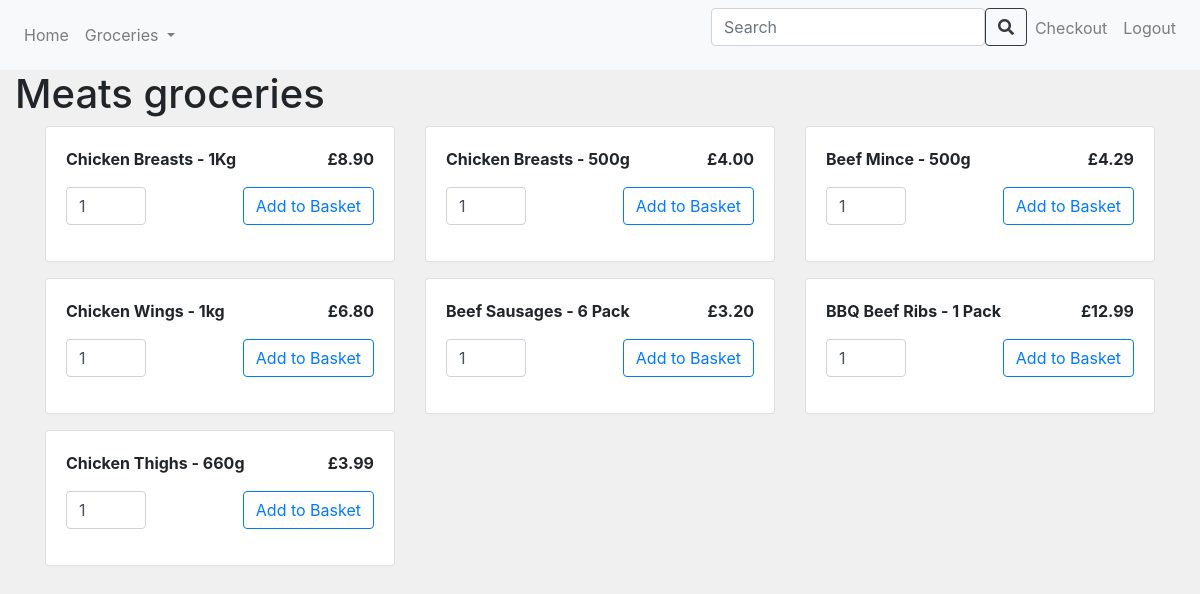
Screenshot of /category/1Meats with the database file from the repository.
### app/models.py (models this page shows, shortened)
class Items(db.Model):
      id = db.Column(db.Integer, primary_key=True)
      name = db.Column(db.String(500), unique=True)
      price = db.Column(db.Double)
      stock = db.Column(db.Integer)
      category = db.Column(db.String(500))

### app/views.py (the view)
@app.route('/category/<int:user_id><string:cat>', methods=['GET', 'POST'])
def category(user_id, cat):
    user = Users.query.get(user_id)
    if cat == 'All':
        items = Items.query.all()
    else:
        items = Items.query.filter_by(category=cat).all()
    for item in items:
        if item.stock <= 0:
            items.remove(item)
    return render_template('category.html', title='category', user=user, cat=cat, items=items)

### app/templates/category.html (shortened to what this page needs)
{% extends "base.html" %}
{% block content %}
<h1>{{ cat }} groceries</h1>
<div class="container">
    <div class="row">
        {% for i in items %}
            <div class="col-md-4 mb-3">
                <div class="card">
                    <div class="card-body">
                        <div class="d-flex justify-content-between">
                            <div style="font-size: 1rem; font-weight: bold;">{{ i.name }}</div>
                            <div style="font-size: 1rem; font-weight: bold;">£{{ "%.2f" | format(i.price) }}</div>
                        </div>
                        <form action="/add_to_basket" method="post" class="mt-3">
                            <div class="d-flex justify-content-between align-items-center">
                                <input type="number" name="quantity" class="form-control quantity-input" id="quantity-{{ i.id }}" value="1" min="1" style="width: 80px;">
                                <input type="submit" name="submit_button" class="btn btn-outline-primary" value="Add to Basket">
                            </div>
                        </form>
                    </div>
                </div>
            </div>
        {% endfor %}
    </div>
</div>
{% endblock %}

### app/templates/base.html (shortened to what this page needs)
<html>
  <head>
    <link rel="stylesheet" href="https://stackpath.bootstrapcdn.com/bootstrap/4.2.1/css/bootstrap.min.css">
    <link href="https://cdnjs.cloudflare.com/ajax/libs/font-awesome/5.15.4/css/all.min.css" rel="stylesheet">
  </head>
  <body>
   <nav class="navbar navbar-expand-sm navbar-light bg-light">
      <div class="collapse navbar-collapse" id="navbarSupportedContent">
        <ul class="navbar-nav mr-auto">
          <li class="nav-item"><a class="nav-link" href="{{url_for('home', user_id=user.id)}}">Home <span class="sr-only">(current)</span></a></li>
          <li class="nav-item dropdown">
            <a class="nav-link dropdown-toggle" href="#" id="groceriesDropdown" role="button" data-toggle="dropdown" aria-haspopup="true" aria-expanded="false">
              Groceries
            </a>
          </li>
        </ul>
        <ul class="navbar-nav ml-auto">
          <form class="d-flex" action="{{ url_for('search') }}" method="GET">
            <input class="form-control me-2" type="search" name="query" placeholder="Search" aria-label="Search">
            <button class="btn btn-outline-dark" type="submit"><i class="fas fa-search"></i></button>
          </form>
          <li class="nav-item"><a class="nav-link" href="{{ url_for('checkout', user_id=user.id) }}">Checkout</a></li>
          <li class="nav-item"><a class="nav-link" href="{{ url_for('welcome') }}">Logout</a></li>
        </ul>
      </div>
    </nav>
    <head>
      </head>
      <body>
        <div class="container-fluid">
          <div class="row">
              <div class="col-12">
                {% block content %}{% endblock %}
              </div>
            </div>
          </div>
  </body>
</html>

### app/templates/base.html (style rules this page uses)
body { background-color: #f0f0f0; }

### rows the page displays
Items: name "Chicken Breasts - 1Kg", price "8.90", quantity "1"
Items: name "Chicken Breasts - 500g", price "4.00"
Items: name "Beef Mince - 500g", price "4.29"
Items: name "Chicken Wings - 1kg", price "6.80"
Items: name "Beef Sausages - 6 Pack", price "3.20"
Items: name "BBQ Beef Ribs - 1 Pack", price "12.99"
Items: name "Chicken Thighs - 660g", price "3.99"

### other values shown
{{ cat }} "Meats"
